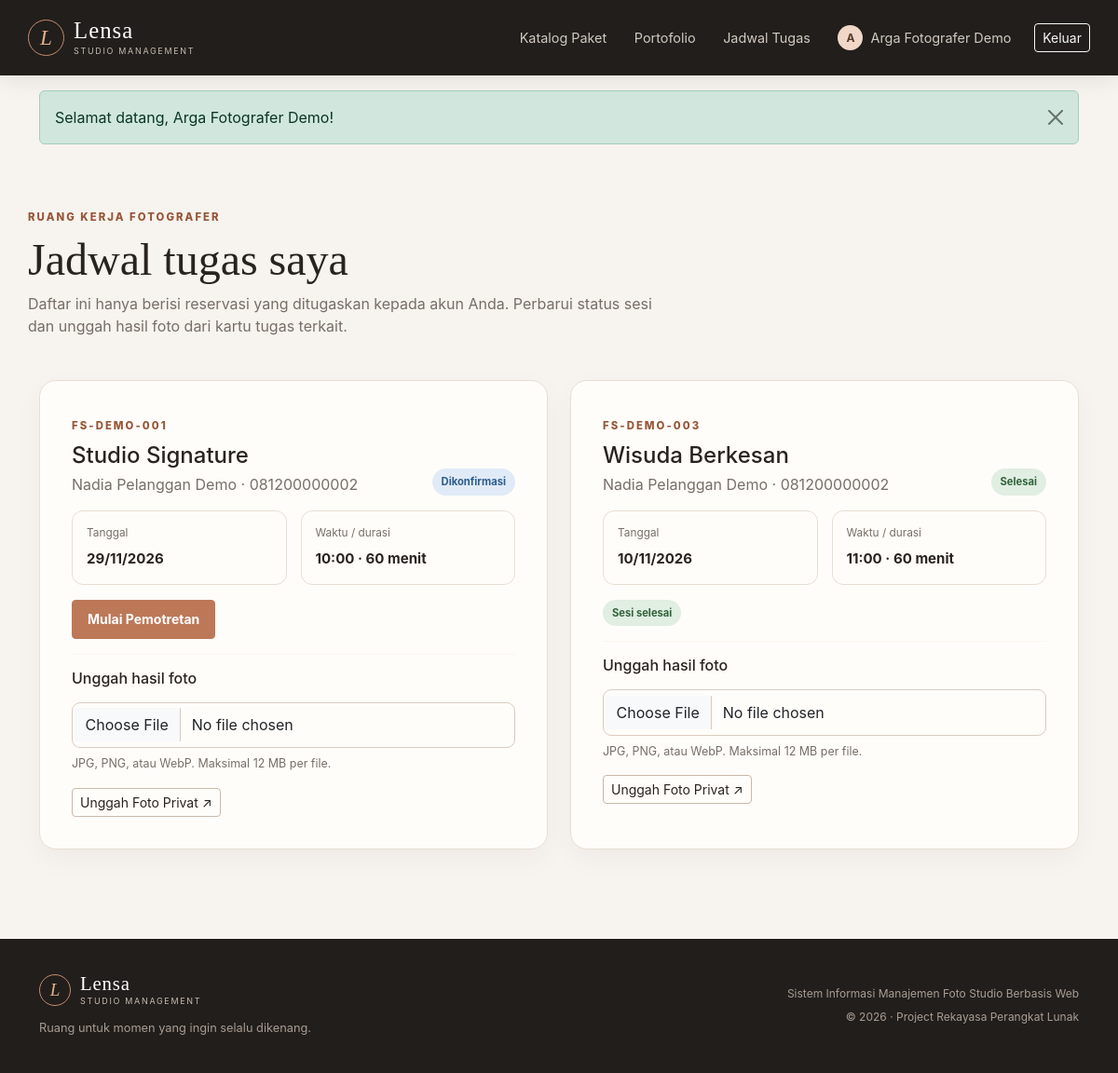
Screenshot of /index.php?r=photographer (signed in) with the database file from the repository.
### tables this page shows
CREATE TABLE pengguna (
    id_pengguna BIGINT UNSIGNED NOT NULL AUTO_INCREMENT,
    nama VARCHAR(100) NOT NULL,
    email VARCHAR(100) NOT NULL,
    no_telepon VARCHAR(20) NULL,
    username VARCHAR(50) NOT NULL,
    password VARCHAR(255) NOT NULL COMMENT 'Hash dari password_hash(), bukan kata sandi asli',
    peran ENUM('pelanggan','admin','fotografer') NOT NULL DEFAULT 'pelanggan',
    aktif TINYINT(1) NOT NULL DEFAULT 1,
    created_at DATETIME NOT NULL DEFAULT CURRENT_TIMESTAMP,
    updated_at DATETIME NOT NULL DEFAULT CURRENT_TIMESTAMP ON UPDATE CURRENT_TIMESTAMP,
    PRIMARY KEY (id_pengguna),
    UNIQUE KEY uq_pengguna_email (email),
    UNIQUE KEY uq_pengguna_username (username),
    KEY idx_pengguna_role_active (peran, aktif)
);

CREATE TABLE reservasi (
    id_reservasi BIGINT UNSIGNED NOT NULL AUTO_INCREMENT,
    kode_reservasi VARCHAR(24) NOT NULL,
    id_pelanggan BIGINT UNSIGNED NOT NULL,
    id_fotografer BIGINT UNSIGNED NULL,
    id_paket BIGINT UNSIGNED NOT NULL,
    tanggal_sesi DATE NOT NULL,
    jam_sesi TIME NOT NULL,
    durasi_menit_snapshot SMALLINT UNSIGNED NOT NULL,
    harga_paket_snapshot DECIMAL(12,2) NOT NULL,
    status ENUM('menunggu_pembayaran','menunggu_verifikasi','dikonfirmasi','sedang_foto','selesai','ditolak','dibatalkan') NOT NULL DEFAULT 'menunggu_pembayaran',
    catatan VARCHAR(1000) NULL,
    hold_expires_at DATETIME NOT NULL,
    created_at DATETIME NOT NULL DEFAULT CURRENT_TIMESTAMP,
    updated_at DATETIME NOT NULL DEFAULT CURRENT_TIMESTAMP ON UPDATE CURRENT_TIMESTAMP,
    PRIMARY KEY (id_reservasi),
    UNIQUE KEY uq_reservasi_kode (kode_reservasi),
    KEY idx_reservasi_jadwal_status (tanggal_sesi, jam_sesi, status),
    KEY idx_reservasi_pelanggan (id_pelanggan, created_at),
    KEY idx_reservasi_fotografer_jadwal (id_fotografer, tanggal_sesi, jam_sesi, status),
    KEY idx_reservasi_status_created (status, created_at),
    CONSTRAINT fk_reservasi_pelanggan FOREIGN KEY (id_pelanggan) REFERENCES pengguna (id_pengguna) ON UPDATE CASCADE ON DELETE RESTRICT,
    CONSTRAINT fk_reservasi_fotografer FOREIGN KEY (id_fotografer) REFERENCES pengguna (id_pengguna) ON UPDATE CASCADE ON DELETE SET NULL,
    CONSTRAINT fk_reservasi_paket FOREIGN KEY (id_paket) REFERENCES paket (id_paket) ON UPDATE CASCADE ON DELETE RESTRICT
);

CREATE TABLE paket (
    id_paket BIGINT UNSIGNED NOT NULL AUTO_INCREMENT,
    nama_paket VARCHAR(100) NOT NULL,
    deskripsi TEXT NOT NULL,
    harga_paket DECIMAL(12,2) NOT NULL,
    durasi_menit SMALLINT UNSIGNED NOT NULL DEFAULT 60,
    gambar VARCHAR(80) NOT NULL DEFAULT 'studio.svg',
    aktif TINYINT(1) NOT NULL DEFAULT 1,
    created_at DATETIME NOT NULL DEFAULT CURRENT_TIMESTAMP,
    updated_at DATETIME NOT NULL DEFAULT CURRENT_TIMESTAMP ON UPDATE CURRENT_TIMESTAMP,
    PRIMARY KEY (id_paket),
    KEY idx_paket_aktif_harga (aktif, harga_paket)
);

### app/views/photographer/dashboard.php (the view, shortened to what the rows shown need)
<section class="container page-heading"><h1>Jadwal tugas saya</h1></section>
<section class="container pb-5"><div class="row g-4"><?php foreach($tasks as $task): ?><div class="col-lg-6"><article class="surface surface-pad h-100"><div class="page-toolbar mb-3"><div><span class="section-kicker"><?= e($task['kode_reservasi']) ?></span><h2 class="h4 mt-2 mb-1"><?= e($task['nama_paket']) ?></h2><p class="muted mb-0"><?= e($task['nama_pelanggan']) ?> · <?= e($task['telepon_pelanggan'] ?: 'Tanpa nomor telepon') ?></p></div><span class="badge-status <?= e(status_class($task['status'])) ?>"><?= e(status_label($task['status'])) ?></span></div><div class="detail-grid mb-3"><div class="detail-item"><small>Tanggal</small><strong><?= e(date_id($task['tanggal_sesi'])) ?></strong></div><div class="detail-item"><small>Waktu / durasi</small><strong><?= e(substr((string)$task['jam_sesi'],0,5)) ?> · <?= (int)$task['durasi_menit_snapshot'] ?> menit</strong></div></div><div class="small-actions mb-3"><?php if($task['status']==='dikonfirmasi'): ?><form method="post" action="<?= e(url('photographer-status')) ?>"><button class="btn btn-copper btn-sm" type="submit" name="action" value="mulai">Mulai Pemotretan</button></form><?php else: ?><span class="badge-status success">Sesi selesai</span><?php endif; ?></div><hr style="border-color:var(--line)"><h3 class="h6 mb-3">Unggah hasil foto</h3><form method="post" enctype="multipart/form-data" action="<?= e(url('photographer-upload')) ?>"><div class="mb-3"><input class="form-control" type="file" name="foto" accept="image/jpeg,image/png,image/webp" required><div class="form-note mt-2">JPG, PNG, atau WebP. Maksimal <?= (int)$GLOBALS['config']['upload_max_mb'] ?> MB per file.</div></div><button class="btn btn-outline-dark btn-sm" type="submit">Unggah Foto Privat ↗</button></form></article></div><?php endforeach; ?></div></section>

### app/views/layout.php (shortened to what the rows shown need)
<!doctype html>
<html lang="id">
<head>
    <link href="https://cdn.jsdelivr.net/npm/bootstrap@5.3.3/dist/css/bootstrap.min.css" rel="stylesheet">
    <link href="<?= e(asset('css/app.css')) ?>" rel="stylesheet">
</head>
<body>
<header class="site-header">
    <nav class="navbar navbar-expand-lg container py-3">
        <div class="collapse navbar-collapse" id="mainNav">
            <div class="navbar-nav ms-auto align-items-lg-center gap-lg-1">
                <a class="nav-link" href="<?= e(url('home')) ?>#paket">Katalog Paket</a>
                <a class="nav-link" href="<?= e(url('home')) ?>#portofolio">Portofolio</a>
                <?php if ($currentUser && $currentUser['peran'] === 'pelanggan'): ?>
                    <a class="nav-link" href="<?= e(url('my-reservations')) ?>">Reservasi Saya</a>
                    <a class="nav-link" href="<?= e(url('my-gallery')) ?>">Hasil Foto</a>
                <?php elseif ($currentUser && $currentUser['peran'] === 'admin'): ?>
                    <a class="nav-link" href="<?= e(url('admin')) ?>">Dashboard</a>
                    <a class="nav-link" href="<?= e(url('admin-reservations')) ?>">Reservasi</a>
                    <a class="nav-link" href="<?= e(url('admin-payments')) ?>">Pembayaran</a>
                <?php elseif ($currentUser && $currentUser['peran'] === 'fotografer'): ?>
                    <a class="nav-link" href="<?= e(url('photographer')) ?>">Jadwal Tugas</a>
                <?php endif; ?>
                <?php if ($currentUser): ?>
                    <a class="nav-link nav-user" href="<?= e(url('profile')) ?>"><span class="avatar-mini"><?= e(strtoupper(substr($currentUser['nama'], 0, 1))) ?></span><?= e($currentUser['nama']) ?></a>
                    <form method="post" action="<?= e(url('logout')) ?>" class="d-inline"><?= csrf_field() ?><button class="btn btn-outline-light btn-sm ms-lg-2" type="submit">Keluar</button></form>
                <?php else: ?>
                    <a class="nav-link" href="<?= e(url('login')) ?>">Masuk</a>
                    <a class="btn btn-copper btn-sm ms-lg-2" href="<?= e(url('register')) ?>">Daftar Sekarang <span aria-hidden="true">↗</span></a>
                <?php endif; ?>
            </div>
        </div>
    </nav>
</header>
<main>
<?php require $viewPath; ?>
</body>
</html>

### rows the page displays
pengguna: nama "A", nama "Arga Fotografer Demo"
reservasi: kode_reservasi "FS-DEMO-001", id_paket.nama_paket "Studio Signature", id_pelanggan.nama "Nadia Pelanggan Demo", id_pelanggan.no_telepon "081200000002", status "Dikonfirmasi", tanggal_sesi "29/11/2026", jam_sesi "10:00", durasi_menit_snapshot "60"
reservasi: kode_reservasi "FS-DEMO-003", id_paket.nama_paket "Wisuda Berkesan", id_pelanggan.nama "Nadia Pelanggan Demo", id_pelanggan.no_telepon "081200000002", status "Selesai", tanggal_sesi "10/11/2026", jam_sesi "11:00", durasi_menit_snapshot "60", shows "Sesi selesai"

### other values shown
$notification['message'] "Selamat datang, Arga Fotografer Demo!"
